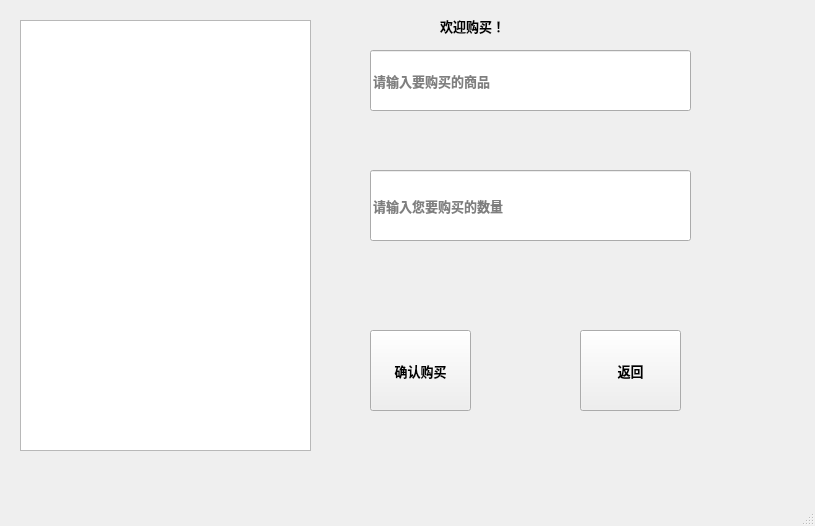
<?xml version="1.0" encoding="UTF-8"?>
<ui version="4.0">
 <class>Buy</class>
 <widget class="QMainWindow" name="Buy">
  <property name="geometry">
   <rect>
    <x>0</x>
    <y>0</y>
    <width>815</width>
    <height>526</height>
   </rect>
  </property>
  <property name="windowTitle">
   <string>结算界面</string>
  </property>
  <widget class="QWidget" name="centralwidget">
   <widget class="QListWidget" name="listWidget">
    <property name="geometry">
     <rect>
      <x>20</x>
      <y>20</y>
      <width>291</width>
      <height>431</height>
     </rect>
    </property>
    <property name="font">
     <font>
      <pointsize>9</pointsize>
      <weight>75</weight>
      <bold>true</bold>
     </font>
    </property>
   </widget>
   <widget class="QLineEdit" name="name_Edit">
    <property name="geometry">
     <rect>
      <x>370</x>
      <y>50</y>
      <width>321</width>
      <height>61</height>
     </rect>
    </property>
    <property name="font">
     <font>
      <pointsize>10</pointsize>
      <weight>75</weight>
      <bold>true</bold>
     </font>
    </property>
    <property name="readOnly">
     <bool>false</bool>
    </property>
    <property name="placeholderText">
     <string>请输入要购买的商品</string>
    </property>
   </widget>
   <widget class="QLineEdit" name="num_Edit">
    <property name="geometry">
     <rect>
      <x>370</x>
      <y>170</y>
      <width>321</width>
      <height>71</height>
     </rect>
    </property>
    <property name="font">
     <font>
      <pointsize>10</pointsize>
      <weight>75</weight>
      <bold>true</bold>
     </font>
    </property>
    <property name="placeholderText">
     <string>请输入您要购买的数量</string>
    </property>
   </widget>
   <widget class="QPushButton" name="buy_Button">
    <property name="geometry">
     <rect>
      <x>370</x>
      <y>330</y>
      <width>101</width>
      <height>81</height>
     </rect>
    </property>
    <property name="font">
     <font>
      <pointsize>10</pointsize>
      <weight>75</weight>
      <bold>true</bold>
     </font>
    </property>
    <property name="text">
     <string>确认购买</string>
    </property>
   </widget>
   <widget class="QPushButton" name="back_Button">
    <property name="geometry">
     <rect>
      <x>580</x>
      <y>330</y>
      <width>101</width>
      <height>81</height>
     </rect>
    </property>
    <property name="font">
     <font>
      <pointsize>10</pointsize>
      <weight>75</weight>
      <bold>true</bold>
     </font>
    </property>
    <property name="text">
     <string>返回</string>
    </property>
   </widget>
   <widget class="QLabel" name="account_label">
    <property name="geometry">
     <rect>
      <x>360</x>
      <y>10</y>
      <width>71</width>
      <height>31</height>
     </rect>
    </property>
    <property name="font">
     <font>
      <pointsize>10</pointsize>
      <weight>75</weight>
      <bold>true</bold>
     </font>
    </property>
    <property name="text">
     <string/>
    </property>
   </widget>
   <widget class="QLabel" name="account_label_2">
    <property name="geometry">
     <rect>
      <x>440</x>
      <y>10</y>
      <width>71</width>
      <height>31</height>
     </rect>
    </property>
    <property name="font">
     <font>
      <pointsize>10</pointsize>
      <weight>75</weight>
      <bold>true</bold>
     </font>
    </property>
    <property name="text">
     <string>欢迎购买！</string>
    </property>
   </widget>
  </widget>
  <widget class="QMenuBar" name="menubar">
   <property name="geometry">
    <rect>
     <x>0</x>
     <y>0</y>
     <width>815</width>
     <height>26</height>
    </rect>
   </property>
  </widget>
  <widget class="QStatusBar" name="statusbar"/>
 </widget>
 <resources/>
 <connections/>
</ui>
